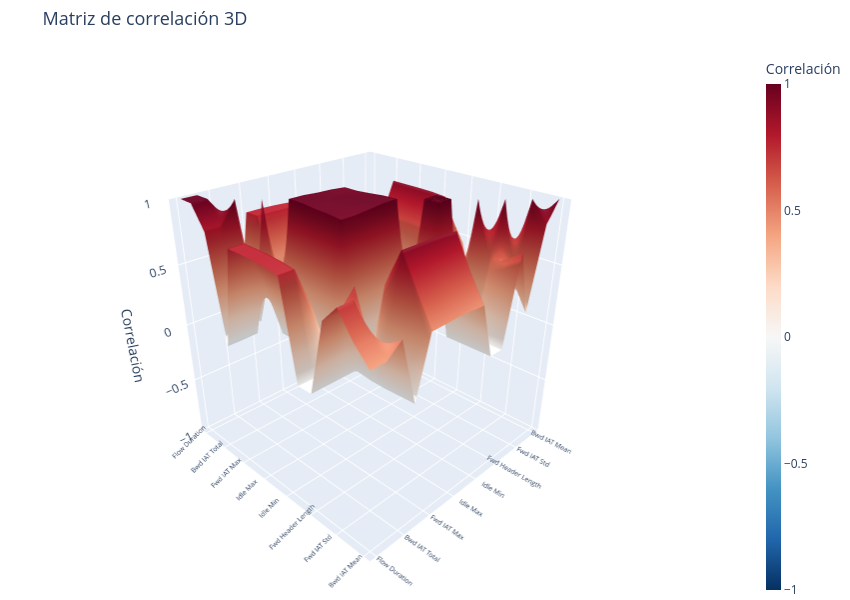

Notebook code cell kept with this figure:
### Markdown cell above
### 6.2 Mapa de calor 3D (Plotly Surface)

### Code cell
corr_vals = corr.values
labels    = corr.columns.tolist()
n         = len(labels)

# Superficie 3D: cada celda de la matriz de correlación se representa como altura
fig_3d = go.Figure(data=[
    go.Surface(
        z=corr_vals,
        x=labels,
        y=labels,
        colorscale='RdBu_r',
        cmin=-1, cmax=1,
        colorbar=dict(title='Correlación', thickness=15),
        hovertemplate='<b>%{x}</b> × <b>%{y}</b><br>r = %{z:.3f}<extra></extra>',
    )
])

fig_3d.update_layout(
    title=dict(text='Matriz de correlación 3D', font=dict(size=18)),
    scene=dict(
        xaxis=dict(title='', tickangle=-45, tickfont=dict(size=9)),
        yaxis=dict(title='', tickfont=dict(size=9)),
        zaxis=dict(title='Correlación', range=[-1, 1]),
        camera=dict(eye=dict(x=1.6, y=-1.6, z=1.2)),
    ),
    width=850, height=600,
    margin=dict(l=0, r=0, b=0, t=50),
)

fig_3d.show()
fig_3d.write_html(str(FIGURES_DIR / 'correlation_3d.html'))
print('Guardado: correlation_3d.html')

### Figure 1 — Plotly figure (JSON) as saved in the notebook; plotly's stock layout.template omitted (floating-point values rounded to 4 significant figures; data arrays with more than 128 entries replaced by an {"elided": "..."} marker saying what was removed)
{"data": [{"cmax": 1, "cmin": -1, "colorbar": {"thickness": 15, "title": {"text": "Correlación"}}, "colorscale": [[0, "rgb(5,48,97)"], [0.1, "rgb(33,102,172)"], [0.2, "rgb(67,147,195)"], [0.3, "rgb(146,197,222)"], [0.4, "rgb(209,229,240)"], [0.5, "rgb(247,247,247)"], [0.6, "rgb(253,219,199)"], [0.7, "rgb(244,165,130)"], [0.8, "rgb(214,96,77)"], [0.9, "rgb(178,24,43)"], [1, "rgb(103,0,31)"]], "hovertemplate": "<b>%{x}</b> × <b>%{y}</b><br>r = %{z:.3f}<extra></extra>", "type": "surface", "x": ["Flow Duration", "Fwd IAT Total", "Bwd IAT Total", "Flow Bytes/s", "Fwd IAT Max", "Flow IAT Max", "Idle Max", "Idle Mean", "Idle Min", "Fwd Header Length.1", "Fwd Header Length", "Bwd IAT Max", "Fwd IAT Std", "Fwd IAT Mean", "Bwd IAT Mean"], "y": ["Flow Duration", "Fwd IAT Total", "Bwd IAT Total", "Flow Bytes/s", "Fwd IAT Max", "Flow IAT Max", "Idle Max", "Idle Mean", "Idle Min", "Fwd Header Length.1", "Fwd Header Length", "Bwd IAT Max", "Fwd IAT Std", "Fwd IAT Mean", "Bwd IAT Mean"], "z": {"elided": "15x15 float values"}}], "layout": {"height": 600, "margin": {"b": 0, "l": 0, "r": 0, "t": 50}, "scene": {"camera": {"eye": {"x": 1.6, "y": -1.6, "z": 1.2}}, "xaxis": {"tickangle": -45, "tickfont": {"size": 9}, "title": {"text": ""}}, "yaxis": {"tickfont": {"size": 9}, "title": {"text": ""}}, "zaxis": {"range": [-1, 1], "title": {"text": "Correlación"}}}, "title": {"font": {"size": 18}, "text": "Matriz de correlación 3D"}, "width": 850}}
